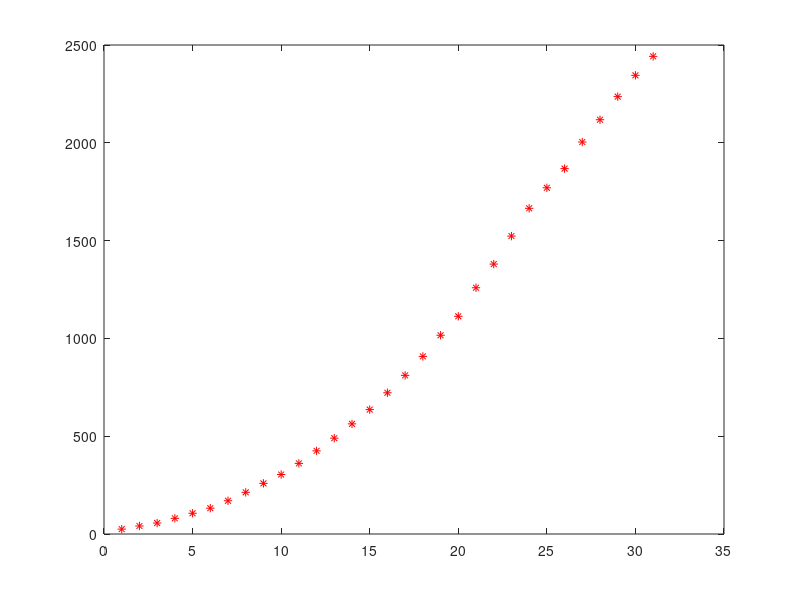

The MATLAB script that drew this image: (Note: this script raises an error after producing the figure.)
% this is for China data

%least squares model linear regression
clear;
clc;
% x here represents the days among the 1-month interval
x= [1 2 3 4 5 6 7 8 9 10 11 12 13 14 15 16 17 18 19 20 21 22 23 24 25 26 27 28 29 30 31];
y= [830 1287 1975 2744 4515 5974 7711 9692 11791 14380 17205 20440 24324 28018 31161 34546 37198 40171 42638 44653 58761 63851 66492 68500 70548 72436 74185 74576 75465 76288 76936]; %y here as the total cases
%y=[25 41 56 80 106 132 170 213 259 304 361 425 490 563 636 722 811 908 1016 1113 1259 1380 1523 1665 1770 1868 2004 2118 2236 2345 2442]; %y here as the total deaths
n= 1;
%n here represents the polynomial order
X= ones(length(x),n+1);
%first I created a matrix X of length of x values rows and n+1 columns to
%match with the equation for deriving {a} in the proof explained in
%attached report.

for i=1:n
    X(:,i+1)=(x.^1)';
end
Y=y';
A=inv(X'*X)*(X'*Y);
%the A matrix is for getting the curve fitting function coefficients and
%the equation for deriving it is proved in the attached report.
for i=2:n+1
    yy(i,:)=A(i,1).*(x.^(i-1));
end
yy(1,:)=A(1,1).*ones(1,length(x));
yy=sum(yy);
plot(x,y,'r*',x,yy,'g');
%I plotted the real x and y values with the predicted y values on the
%fiting curve
%%
%least squares model quadratic polynomial 
clear;
clc;
% x here represents the days among the 1-month interval
x= [1 2 3 4 5 6 7 8 9 10 11 12 13 14 15 16 17 18 19 20 21 22 23 24 25 26 27 28 29 30 31];
y= [830 1287 1975 2744 4515 5974 7711 9692 11791 14380 17205 20440 24324 28018 31161 34546 37198 40171 42638 44653 58761 63851 66492 68500 70548 72436 74185 74576 75465 76288 76936]; %y here as the total cases
%y=[25 41 56 80 106 132 170 213 259 304 361 425 490 563 636 722 811 908 1016 1113 1259 1380 1523 1665 1770 1868 2004 2118 2236 2345 2442]; %y here as the total deaths
n= 2;
%n here represents the polynomial order
X= ones(length(x),n+1);
%first I created a matrix X of length of x values rows and n+1 columns to
%match with the equation for deriving {a} in the proof explained in
%attached report.
for i=1:n
    X(:,i+1)=(x.^1)';
end
Y=y';
A=inv(X'*X)*(X'*Y);
%the A matrix is for getting the curve fitting function coefficients and
%the equation for deriving it is proved in the attached report.
for i=2:n+1
    yy(i,:)=A(i,1).*(x.^(i-1));
end
yy(1,:)=A(1,1).*ones(1,length(x));
yy=sum(yy);

plot(x,y,'r*',x,yy,'g');
%I plotted the real x and y values with the predicted y values on the
%fiting curve

%%
%least squares model cubic polynomial 
clear;
clc;
% x here represents the days among the 1-month interval
x= [1 2 3 4 5 6 7 8 9 10 11 12 13 14 15 16 17 18 19 20 21 22 23 24 25 26 27 28 29 30 31];
%y= [830 1287 1975 2744 4515 5974 7711 9692 11791 14380 17205 20440 24324 28018 31161 34546 37198 40171 42638 44653 58761 63851 66492 68500 70548 72436 74185 74576 75465 76288 76936]; %y here as the total cases
y=[25 41 56 80 106 132 170 213 259 304 361 425 490 563 636 722 811 908 1016 1113 1259 1380 1523 1665 1770 1868 2004 2118 2236 2345 2442]; %y here as the total deaths
n= 3;
%n here represents the polynomial order
X= ones(length(x),n+1);
%first I created a matrix X of length of x values rows and n+1 columns to
%match with the equation for deriving {a} in the proof explained in
%attached report.
for i=1:n
    X(:,i+1)=(x.^1)';
end
Y=y';
A=inv(X'*X)*(X'*Y);
%the A matrix is for getting the curve fitting function coefficients and
%the equation for deriving it is proved in the attached report.
for i=2:n+1
    yy(i,:)=A(i,1).*(x.^(i-1));
end
yy(1,:)=A(1,1).*ones(1,length(x));
yy=sum(yy);
plot(x,y,'r*',x,yy,'g');
%I plotted the real x and y values with the predicted y values on the
%fiting curve
%%
%Interpolation model Newton's divided difference 
clear;
clc;
% x here represents the days among the 1-month interval
x1= [1 2 3 4 5 6 7 8 9 10 11 12 13 14 15 16 17 18 19 20 21 22 23 24 25 26 27 28 29 30 31];
%y1= [830 1287 1975 2744 4515 5974 7711 9692 11791 14380 17205 20440 24324 28018 31161 34546 37198 40171 42638 44653 58761 63851 66492 68500 70548 72436 74185 74576 75465 76288 76936]; %y here as the total cases
y1=[25 41 56 80 106 132 170 213 259 304 361 425 490 563 636 722 811 908 1016 1113 1259 1380 1523 1665 1770 1868 2004 2118 2236 2345 2442]; %y here as the total deaths
%TDD = divdiff( x1, y1); %divided difference table 
n=length(x1); %length of the x1
a=zeros(n,n); %create a square zero matrix that has the same length as x 
a(:,1)=x1'; %add the value of x1 in the first column
for i=2:n %loope over the rest of the zro matrix
    a(:,i)=circshift(x1',(i-1)); %shift the data of x1 by i-1 positions 
end
a=a';
syms x p l_k %create variables
for k=1:n %loop over the length for x1 (y1)
    xk=x1(1,k);
    yk=y1(1,k);
    xm=a(2:n,k); %the next element after the xk
    l_k(1,1)=(x-xm(1,1))/(xk-xm(1,1)); %calculate the first divided difference notation
    for m=2:n-1 %loop to calculate n-1th divided difference notation
        M=(x-xm(m,1))/(xk-xm(m,1));
        l_k(1,m)=M;
    end
    p(k,1)=yk.*(prod(l_k)); %calulate the newton polynomial interpolation formula for these data
end
pp=simplify(sum(p))%simplify the formula
[bx,lx]=sort(x1); %sort the data of x1 incase they are not ordered
for i=1:n %loop to sort the values of y to sutisfy their respective x value after sorting
    by(1,i)=y1(1,lx(1,i));
end
xx=[1:35]; % the range where we will test the formula against
syms x %creating x variable 
c = sym2poly(pp); %extract the coefficient of the newton polynomial equation with the highest degree stated first
plot(xx,polyval(c,xx),'r--',bx,by,'b*')
%plot the predicted values from the newton interpolationpolynomial equation
%in red and the original set of point in blue dots
val=[1:31];
residuals=norm(polyval(c,val)-y1,2) %calculate the l2 norm for the raw residuals
%%
%Lagrange Interpolation method
clear;
clc;
% x here represents the days among the 1-month interval
x= [1 2 3 4 5 6 7 8 9 10 11 12 13 14 15 16 17 18 19 20 21 22 23 24 25 26 27 28 29 30 31];
y= [830 1287 1975 2744 4515 5974 7711 9692 11791 14380 17205 20440 24324 28018 31161 34546 37198 40171 42638 44653 58761 63851 66492 68500 70548 72436 74185 74576 75465 76288 76936]; %y here as the total cases
%y=[25 41 56 80 106 132 170 213 259 304 361 425 490 563 636 722 811 908 1016 1113 1259 1380 1523 1665 1770 1868 2004 2118 2236 2345 2442]; %y here as the total deaths
[P,R,S] = lagrangepoly(x,y);% Lagrange interpolation polynomial fitting a set of points funtion where X and Y are row vectors defining a set of N points uses Lagrange's method to find 
%   the N-1th order polynomial in X that passes through these points. 
%P returns the N coefficients defining the polynomial(highest order first).
% R returns the x-coordinates of the N-1 extrema of the resulting polynomial (roots of its derivative),
% and S returns the y-values  at those extrema. 
xx = 1:35;
plot(xx,polyval(P,xx),x,y,'or');%plot the lagrange polynomial equation in blue and the original point in red circles
grid;
residuals=norm(S-y,2) %calculate the l2 norm for the raw residuals

